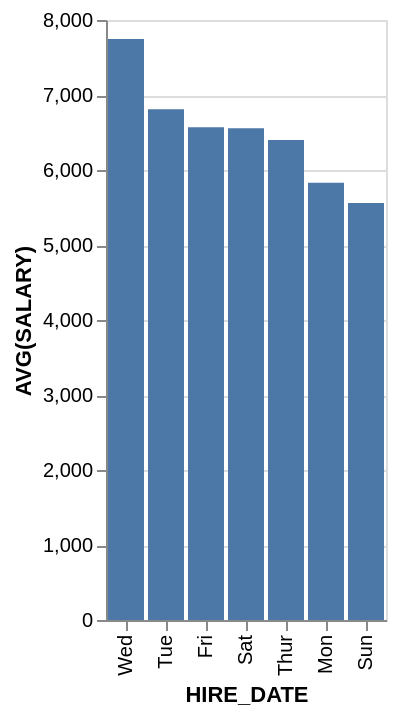

The Vega-Lite source for this figure:
### Vega-Lite specification from a JSON file in a GitHub repository (floating-point values rounded to 4 significant figures)
{"data": {"values": [{"x_data": "Wed", "y_data": 7747.0}, {"x_data": "Tue", "y_data": 6810}, {"x_data": "Fri", "y_data": 6571.0}, {"x_data": "Sat", "y_data": 6558.0}, {"x_data": "Thur", "y_data": 6400}, {"x_data": "Mon", "y_data": 5831.0}, {"x_data": "Sun", "y_data": 5562.0}]}, "mark": "bar", "encoding": {"x": {"field": "x_data", "type": "nominal", "title": "HIRE_DATE", "sort": {"op": "sum", "field": "y_data", "order": "descending"}}, "y": {"field": "y_data", "type": "quantitative", "title": "AVG(SALARY)"}}}
